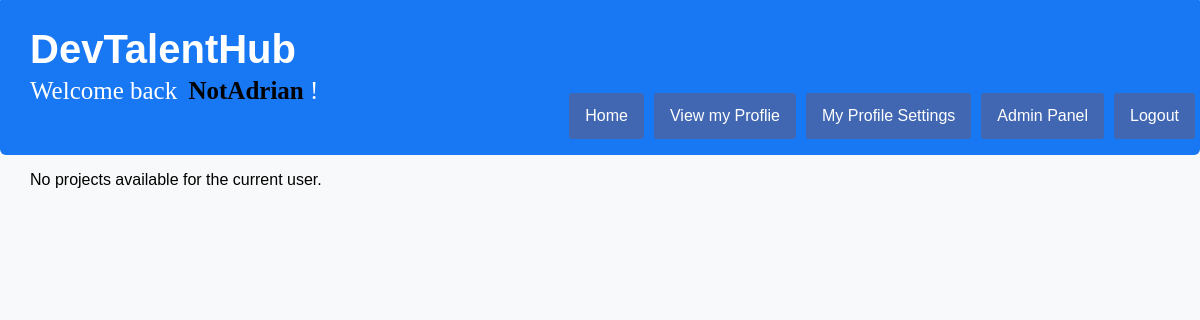
The page /user_projects.php?exercise_id=283 (signed in) on the database as committed earlier.
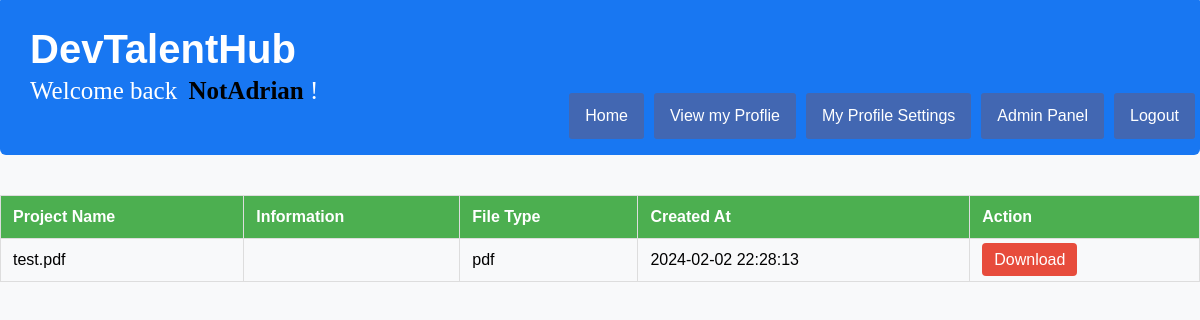
The same page on the database as committed later.
### tables this page shows
CREATE TABLE `projects` (
  `id` int(11) NOT NULL,
  `filename` varchar(255) NOT NULL,
  `file_content` text NOT NULL,
  `file_type` varchar(10) NOT NULL,
  `created_at` timestamp NOT NULL DEFAULT current_timestamp(),
  `createdBy` int(5) NOT NULL,
  `portfolio_id` int(11) NOT NULL
);

### user_projects.php (the view, shortened to what this page needs)
<?php
require_once('config.php');
require_once(ROOT_PATH . '/includes/head_section.php');
?>
<?php include(ROOT_PATH . '/includes/navbar_logged_in.php'); ?>
<?php
$exercise_id = isset($_GET['exercise_id']) ? intval($_GET['exercise_id']) : null;
if ($exercise_id !== null) {
    $query = "SELECT id, filename, file_content, file_type, created_at, createdBy FROM projects WHERE portfolio_id = ?";
    $stmt = $link->prepare($query);
    $stmt->bind_param("i", $exercise_id);
    $stmt->execute();
    $result = $stmt->get_result();
    $projects = $result->fetch_all(MYSQLI_ASSOC);
}
?>
<?php if (!empty($projects)) : ?>
    <div class="table-container">
        <table class="projects-table">
            <thead>
                <tr>
                    <th>Project Name</th>
                    <th>Information</th>
                    <th>File Type</th>
                    <th>Created At</th>
                    <th>Action</th>
                </tr>
            </thead>
            <tbody>
                <?php foreach ($projects as $project) : ?>
                    <tr>
                        <td><?php echo $project['filename']; ?></td>
                        <td class="project-info"><?php echo $project['file_content']; ?></td>
                        <td><?php echo $project['file_type']; ?></td>
                        <td><?php echo $project['created_at']; ?></td>
                        <td>
                            <a href="?download_project=<?php echo $project['id']; ?>" class="delete-btn">Download</a>
                        </td>
                    </tr>
                <?php endforeach; ?>
            </tbody>
        </table>
    </div>
<?php else : ?>
    <p>No projects available for the current user.</p>
<?php endif; ?>

Rows that differ between the two databases and show on the page:
added projects: filename "test.pdf", file_type "pdf", created_at "2024-02-02 22:28:13"
Other text that changed with them:
text no longer shown: "No projects available for the current user."
text now shown: "Project Name Information File Type Created At Action"
